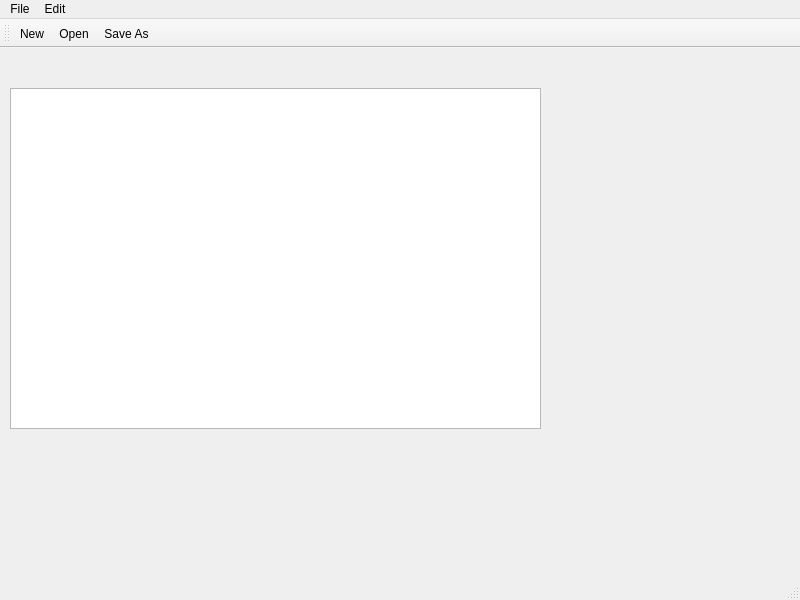
<?xml version="1.0" encoding="UTF-8"?>
<ui version="4.0">
 <class>Notepad</class>
 <widget class="QMainWindow" name="Notepad">
  <property name="enabled">
   <bool>true</bool>
  </property>
  <property name="geometry">
   <rect>
    <x>0</x>
    <y>0</y>
    <width>800</width>
    <height>600</height>
   </rect>
  </property>
  <property name="windowTitle">
   <string>Notepad</string>
  </property>
  <widget class="QWidget" name="centralwidget">
   <widget class="QTextEdit" name="textEdit">
    <property name="geometry">
     <rect>
      <x>10</x>
      <y>40</y>
      <width>531</width>
      <height>341</height>
     </rect>
    </property>
   </widget>
  </widget>
  <widget class="QMenuBar" name="menubar">
   <property name="geometry">
    <rect>
     <x>0</x>
     <y>0</y>
     <width>800</width>
     <height>22</height>
    </rect>
   </property>
   <widget class="QMenu" name="menuFile">
    <property name="title">
     <string>File</string>
    </property>
    <addaction name="actionNew"/>
    <addaction name="actionOpen"/>
    <addaction name="actionSave_As"/>
    <addaction name="actionPrint"/>
    <addaction name="actionExit"/>
   </widget>
   <widget class="QMenu" name="menuEdit">
    <property name="title">
     <string>Edit</string>
    </property>
    <addaction name="separator"/>
    <addaction name="actionCopy"/>
    <addaction name="actionPaste"/>
    <addaction name="actionCut"/>
    <addaction name="actionUndo"/>
    <addaction name="actionRedo"/>
   </widget>
   <addaction name="menuFile"/>
   <addaction name="menuEdit"/>
  </widget>
  <widget class="QStatusBar" name="statusbar"/>
  <widget class="QToolBar" name="toolBar">
   <property name="windowTitle">
    <string>toolBar</string>
   </property>
   <attribute name="toolBarArea">
    <enum>TopToolBarArea</enum>
   </attribute>
   <attribute name="toolBarBreak">
    <bool>false</bool>
   </attribute>
   <addaction name="actionNew"/>
   <addaction name="actionOpen"/>
   <addaction name="actionSave_As"/>
  </widget>
  <action name="actionNew">
   <property name="icon">
    <iconset resource="Res/Resources.qrc">
     <normaloff>:/imgs/New.bmp</normaloff>:/imgs/New.bmp</iconset>
   </property>
   <property name="text">
    <string>New</string>
   </property>
  </action>
  <action name="actionOpen">
   <property name="icon">
    <iconset resource="Res/Resources.qrc">
     <normaloff>:/imgs/Open.bmp</normaloff>:/imgs/Open.bmp</iconset>
   </property>
   <property name="text">
    <string>Open</string>
   </property>
  </action>
  <action name="actionSave_As">
   <property name="icon">
    <iconset resource="Res/Resources.qrc">
     <normaloff>:/imgs/Save.bmp</normaloff>:/imgs/Save.bmp</iconset>
   </property>
   <property name="text">
    <string>Save As</string>
   </property>
  </action>
  <action name="actionPrint">
   <property name="text">
    <string>Print</string>
   </property>
  </action>
  <action name="actionCopy">
   <property name="text">
    <string>Copy</string>
   </property>
  </action>
  <action name="actionPaste">
   <property name="text">
    <string>Paste</string>
   </property>
  </action>
  <action name="actionCut">
   <property name="text">
    <string>Cut</string>
   </property>
  </action>
  <action name="actionUndo">
   <property name="text">
    <string>Undo</string>
   </property>
  </action>
  <action name="actionRedo">
   <property name="text">
    <string>Redo</string>
   </property>
  </action>
  <action name="actionExit">
   <property name="text">
    <string>Exit</string>
   </property>
  </action>
 </widget>
 <resources>
  <include location="Res/Resources.qrc"/>
 </resources>
 <connections/>
</ui>
